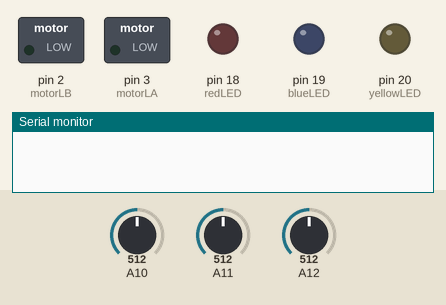
Simulated run of this sketch. Board: Arduino Mega 2560, built with avr-gcc and run on an emulated ATmega2560. Shown: switched loads named in the sketch (green lamp = pin HIGH), output pins drawn as LEDs (lit = HIGH), the last lines printed to the serial monitor. The inputs (shaded band) are chosen by the test bench; at power-on: A12 = 512, A10 = 512, A11 = 512.

Above: at 1.2 s.
1.3 s: A12 set to 418
2.8 s: A12 set to 389
At 3.5 s:
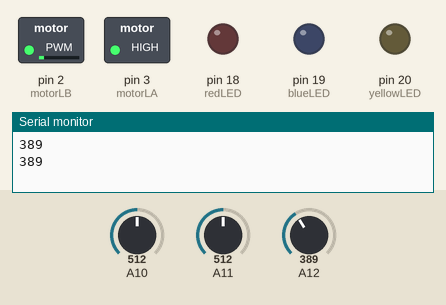
Timing chart, 0 to 5.8 s (numbered marks = the images above; inputs shaded):
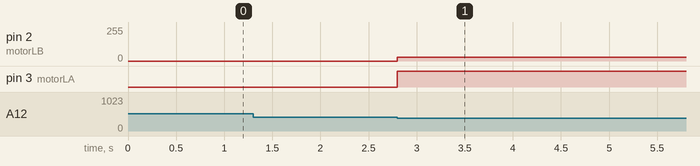

Measured:
- the behaviour switches between 400 and 399 on A12 (found by bisection; images 0 and 1)
- after the input at 1.3 s, every drawn part: stays the same
- after the input at 2.8 s, pin 2 (motorLB): 0/255 → 30/255 at once; pin 3 (motorLA): LOW → HIGH at once

The sketch:

Comp207_CrossRoad_Test_Code.ino
```cpp
int blueLED = 19;
int redLED = 18;
int yellowLED = 20;
int leftTCRT = 26;
int middleTCRT = 28;
int rightTCRT = 27;
int motorRA = 1;
int motorRB = 0;
int motorLA = 3;
int motorLB = 2;
int motorSpeed = 30;

void motorDriving(float speed, int motorA, int motorB) {  //function for motor driving
                                                        //Make sure speed is within the bounds
  if (speed < -255) {
    speed = -255;
  }
  if (speed > 255) {
    speed = 255;
  }

  //sets motors to spin forward, backwards or not at all depending on the speed
  if (speed > 0) {
    analogWrite(motorA, -speed);
    analogWrite(motorB, speed);
  }
  if (speed < 0) {
    analogWrite(motorA, speed);
    analogWrite(motorB, -speed);
  }
  if (speed == 0) {
    analogWrite(motorA, 0);
    analogWrite(motorB, 0);
  }
}

void wallInfront() {  //Decides which way to turn depending on the closest distance and then turns
  if (analogRead(leftTCRT) < analogRead(rightTCRT)) {
    motorDriving(-motorSpeed, motorLB, motorLA);
    motorDriving(motorSpeed, motorRA, motorRB);
    delay(500);
  } else {
    motorDriving(motorSpeed, motorLA, motorLB);
    motorDriving(-motorSpeed, motorRB, motorRA);
    delay(500);
  }
}

void setup() {
  Serial.begin(9600);
  pinMode(leftTCRT, INPUT);
  pinMode(middleTCRT, INPUT);
  pinMode(rightTCRT, INPUT);
  pinMode(blueLED, OUTPUT);
  pinMode(redLED, OUTPUT);
  pinMode(yellowLED, OUTPUT);
  pinMode(motorLA, OUTPUT);
  pinMode(motorLB, OUTPUT);
  pinMode(motorRA, OUTPUT);
  pinMode(motorRB, OUTPUT);
}

void loop() {
   if (analogRead(middleTCRT) < 400) {
    Serial.println(analogRead(middleTCRT));
    wallInfront();
  }

}
```
